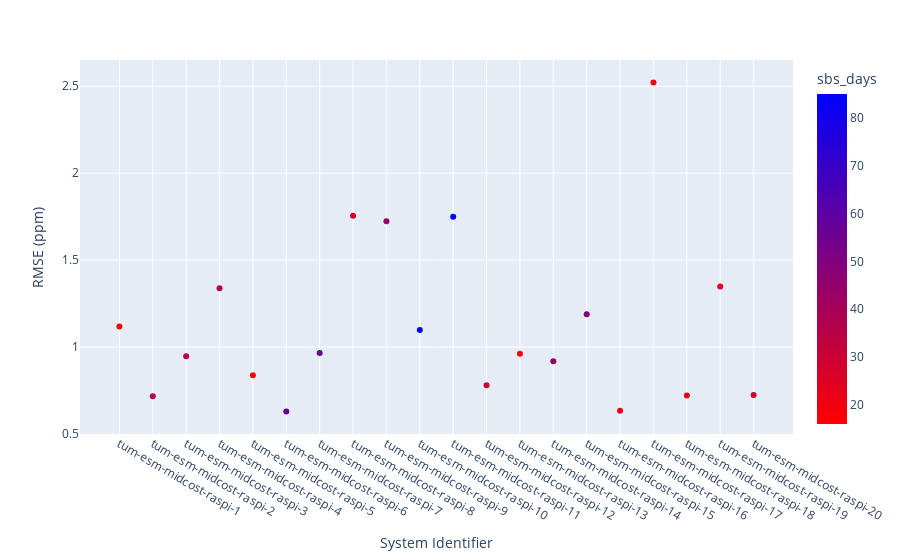

Write notebook code for a chart like this one.
### Code cell
fig = px.scatter(df_plot, x="system_name",
                 y="rmse_full_deployment", 
                 color = "sbs_days", 
                 color_continuous_scale=px.colors.sequential.Bluered_r)

fig.update_layout(
    yaxis_title='RMSE (ppm)',
    xaxis_title='System Identifier',
    title='',
)
fig.show()

### Figure 1 — Plotly figure (JSON) as saved in the notebook; plotly's stock layout.template omitted (floating-point values rounded to 4 significant figures)
{"data": [{"hovertemplate": "system_name=%{x}<br>rmse_full_deployment=%{y}<br>sbs_days=%{marker.color}<extra></extra>", "legendgroup": "", "marker": {"color": [19, 35, 35, 35, 18, 57, 56, 27, 46, 84, 85, 29, 16, 45, 51, 23, 20, 23, 24, 29], "coloraxis": "coloraxis", "symbol": "circle"}, "mode": "markers", "name": "", "orientation": "v", "showlegend": false, "type": "scatter", "x": ["tum-esm-midcost-raspi-1", "tum-esm-midcost-raspi-2", "tum-esm-midcost-raspi-3", "tum-esm-midcost-raspi-4", "tum-esm-midcost-raspi-5", "tum-esm-midcost-raspi-6", "tum-esm-midcost-raspi-7", "tum-esm-midcost-raspi-8", "tum-esm-midcost-raspi-9", "tum-esm-midcost-raspi-10", "tum-esm-midcost-raspi-11", "tum-esm-midcost-raspi-12", "tum-esm-midcost-raspi-13", "tum-esm-midcost-raspi-14", "tum-esm-midcost-raspi-15", "tum-esm-midcost-raspi-16", "tum-esm-midcost-raspi-17", "tum-esm-midcost-raspi-18", "tum-esm-midcost-raspi-19", "tum-esm-midcost-raspi-20"], "xaxis": "x", "y": [1.117, 0.7159, 0.9474, 1.338, 0.8371, 0.6285, 0.9648, 1.755, 1.723, 1.098, 1.748, 0.7797, 0.9606, 0.9185, 1.188, 0.6338, 2.522, 0.7202, 1.348, 0.7232], "yaxis": "y"}], "layout": {"coloraxis": {"colorbar": {"title": {"text": "sbs_days"}}, "colorscale": [[0, "rgb(255,0,0)"], [1, "rgb(0,0,255)"]]}, "legend": {"tracegroupgap": 0}, "margin": {"t": 60}, "title": {"text": ""}, "xaxis": {"anchor": "y", "domain": [0, 1], "title": {"text": "System Identifier"}}, "yaxis": {"anchor": "x", "domain": [0, 1], "title": {"text": "RMSE (ppm)"}}}}
